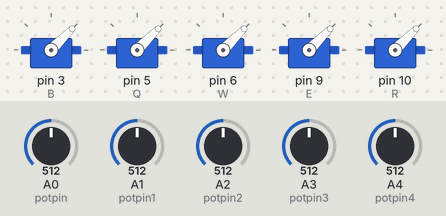
Bench run of a sketch on a simulated Arduino Uno, built with avr-gcc and run on an emulated ATmega328P. Parts: 5 × servo. Inputs (shaded band) come from the test bench; at power-on: A0 (potpin) = 512, A1 (potpin1) = 512, A2 (potpin2) = 512, A3 (potpin3) = 512, A4 (potpin4) = 512.

Above: at 1.2 s.
1.3 s: A0 (potpin) set to 716
At 1.8 s:
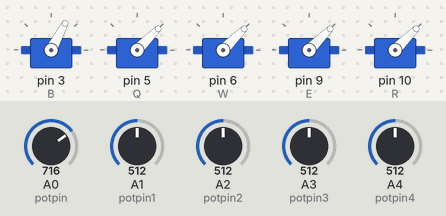
2.8 s: A1 (potpin1) set to 716
At 4.0 s:
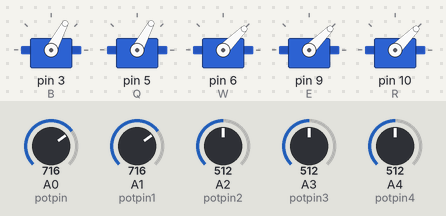
4.3 s: A2 (potpin2) set to 716
At 5.3 s:
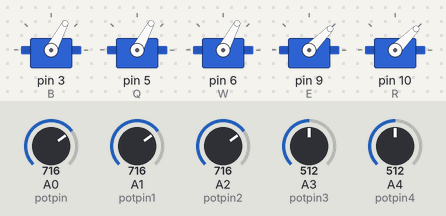
5.8 s: A3 (potpin3) set to 716
At 6.3 s:
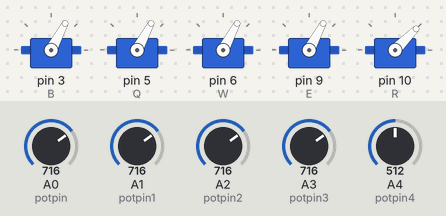
7.3 s: A4 (potpin4) set to 716
At 7.7 s:
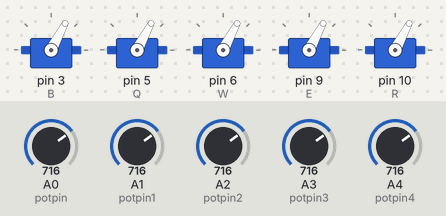
8.8 s: A0 (potpin) set to 992
At 9.8 s:
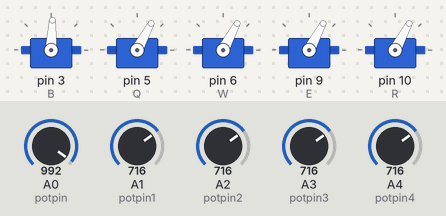
Timing chart, 0 to 11.3 s (numbered marks = the images above; inputs shaded):
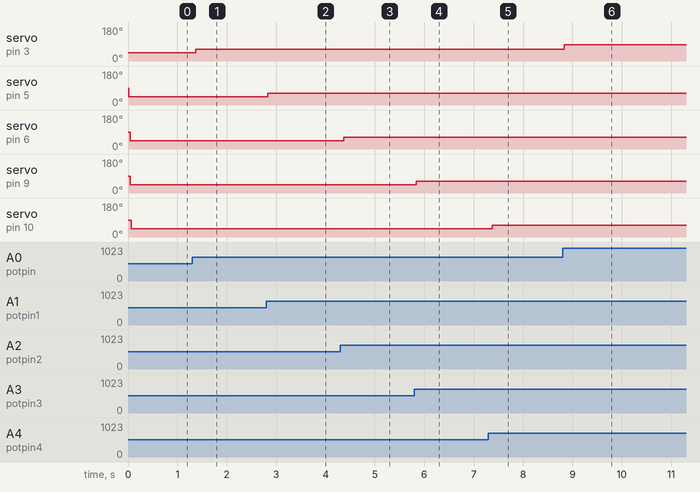

The sketch:

Pot.ino
```cpp
#include <Servo.h>

Servo B;

  int potpin = A0;
  int val;

Servo Q;

  int potpin1 = A1;
  int val1;

Servo W;

  int potpin2 = A2;
  int val2;

Servo E;

  int potpin3 = A3;
  int val3;

Servo R;

  int potpin4 = A4;
  int val4;

void setup() {
  B.attach(3);
  Q.attach(5);
  W.attach(6);
  E.attach(9);
  R.attach(10);
}

void loop() {
  val = analogRead(potpin);
  val = map(val, 0, 1023, 0, 90);
  B.write(val);
  delay(15);

  val1 = analogRead(potpin1);
  val1 = map(val1, 0, 1023, 0, 90);
  Q.write(val1);
  delay(15);

  val2 = analogRead(potpin2);
  val2 = map(val2, 0, 1023, 0, 90);
  W.write(val2);
  delay(15);

  val3 = analogRead(potpin3);
  val3 = map(val3, 0, 1023, 0, 90);
  E.write(val3);
  delay(15);

  val4 = analogRead(potpin4);
  val4 = map(val4, 0, 1023, 0, 90);
  R.write(val4);
  delay(15);

}
```

Measured:
- after the input at 1.3 s, servo on pin 3 (B): 45° → 62° after 0.07 s
- after the input at 2.8 s, servo on pin 5 (Q): 45° → 62° at once
- after the input at 4.3 s, servo on pin 6 (W): 45° → 62° after 0.07 s
- after the input at 5.8 s, servo on pin 9 (E): 45° → 62° at once
- after the input at 7.3 s, servo on pin 10 (R): 45° → 62° after 0.07 s
- after the input at 8.8 s, servo on pin 3 (B): 62° → 87° at once
